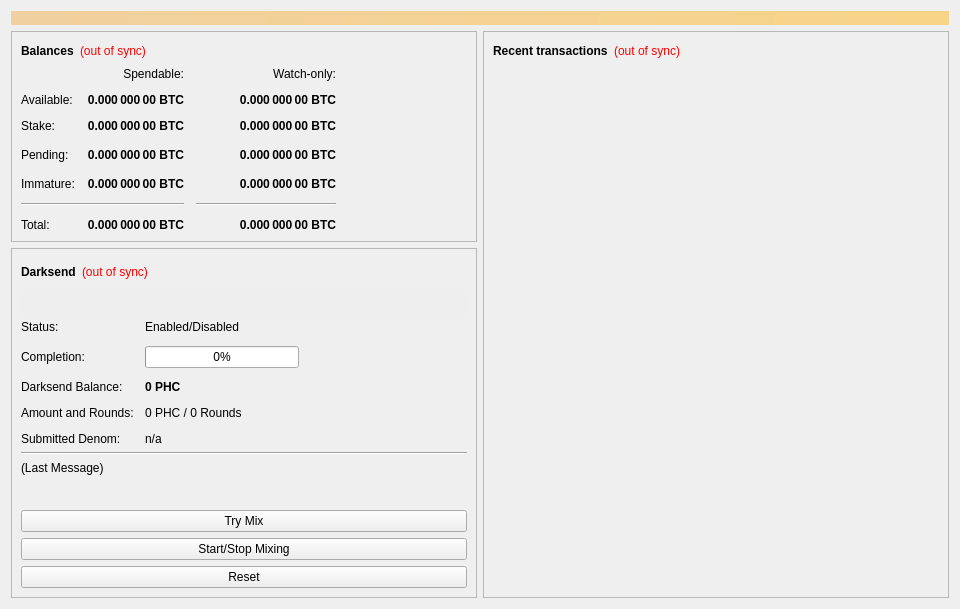
<?xml version="1.0" encoding="UTF-8"?>
<ui version="4.0">
 <class>OverviewPage</class>
 <widget class="QWidget" name="OverviewPage">
  <property name="geometry">
   <rect>
    <x>0</x>
    <y>0</y>
    <width>960</width>
    <height>594</height>
   </rect>
  </property>
  <property name="minimumSize">
   <size>
    <width>960</width>
    <height>0</height>
   </size>
  </property>
  <property name="windowTitle">
   <string>Form</string>
  </property>
  <layout class="QVBoxLayout" name="topLayout">
   <item>
    <widget class="QLabel" name="labelAlerts">
     <property name="visible">
      <bool>false</bool>
     </property>
     <property name="styleSheet">
      <string notr="true">background-color: qlineargradient(x1: 0, y1: 0, x2: 1, y2: 0, stop:0 #F0D0A0, stop:1 #F8D488); color:#000000;</string>
     </property>
     <property name="wordWrap">
      <bool>true</bool>
     </property>
     <property name="margin">
      <number>3</number>
     </property>
    </widget>
   </item>
   <item>
    <layout class="QHBoxLayout" name="horizontalLayout" stretch="1,1">
     <item>
      <layout class="QVBoxLayout" name="verticalLayout_2">
       <item>
        <widget class="QFrame" name="frame">
         <property name="frameShape">
          <enum>QFrame::StyledPanel</enum>
         </property>
         <property name="frameShadow">
          <enum>QFrame::Raised</enum>
         </property>
         <layout class="QVBoxLayout" name="verticalLayout_4">
          <item>
           <layout class="QHBoxLayout" name="horizontalLayout_4">
            <item>
             <widget class="QLabel" name="label_5">
              <property name="font">
               <font>
                <weight>75</weight>
                <bold>true</bold>
               </font>
              </property>
              <property name="text">
               <string>Balances</string>
              </property>
             </widget>
            </item>
            <item>
             <widget class="QLabel" name="labelWalletStatus">
              <property name="cursor">
               <cursorShape>WhatsThisCursor</cursorShape>
              </property>
              <property name="toolTip">
               <string>The displayed information may be out of date. Your wallet automatically synchronizes with the PHC network after a connection is established, but this process has not completed yet.</string>
              </property>
              <property name="styleSheet">
               <string notr="true">QLabel { color: red; }</string>
              </property>
              <property name="text">
               <string notr="true">(out of sync)</string>
              </property>
              <property name="alignment">
               <set>Qt::AlignLeading|Qt::AlignLeft|Qt::AlignVCenter</set>
              </property>
             </widget>
            </item>
            <item>
             <spacer name="horizontalSpacer_3">
              <property name="orientation">
               <enum>Qt::Horizontal</enum>
              </property>
              <property name="sizeHint" stdset="0">
               <size>
                <width>40</width>
                <height>20</height>
               </size>
              </property>
             </spacer>
            </item>
           </layout>
          </item>
          <item>
           <layout class="QGridLayout" name="gridLayout">
            <property name="spacing">
             <number>12</number>
            </property>
            <item row="3" column="2">
             <widget class="QLabel" name="labelWatchPending">
              <property name="font">
               <font>
                <weight>75</weight>
                <bold>true</bold>
               </font>
              </property>
              <property name="cursor">
               <cursorShape>IBeamCursor</cursorShape>
              </property>
              <property name="toolTip">
               <string>Unconfirmed transactions to watch-only addresses</string>
              </property>
              <property name="text">
               <string notr="true">0.000 000 00 BTC</string>
              </property>
              <property name="alignment">
               <set>Qt::AlignRight|Qt::AlignTrailing|Qt::AlignVCenter</set>
              </property>
              <property name="textInteractionFlags">
               <set>Qt::LinksAccessibleByMouse|Qt::TextSelectableByKeyboard|Qt::TextSelectableByMouse</set>
              </property>
             </widget>
            </item>
            <item row="3" column="1">
             <widget class="QLabel" name="labelUnconfirmed">
              <property name="font">
               <font>
                <weight>75</weight>
                <bold>true</bold>
               </font>
              </property>
              <property name="cursor">
               <cursorShape>IBeamCursor</cursorShape>
              </property>
              <property name="toolTip">
               <string>Total of transactions that have yet to be confirmed, and do not yet count toward the spendable balance</string>
              </property>
              <property name="text">
               <string notr="true">0.000 000 00 BTC</string>
              </property>
              <property name="alignment">
               <set>Qt::AlignRight|Qt::AlignTrailing|Qt::AlignVCenter</set>
              </property>
              <property name="textInteractionFlags">
               <set>Qt::LinksAccessibleByMouse|Qt::TextSelectableByKeyboard|Qt::TextSelectableByMouse</set>
              </property>
             </widget>
            </item>
            <item row="4" column="2">
             <widget class="QLabel" name="labelWatchImmature">
              <property name="font">
               <font>
                <weight>75</weight>
                <bold>true</bold>
               </font>
              </property>
              <property name="cursor">
               <cursorShape>IBeamCursor</cursorShape>
              </property>
              <property name="toolTip">
               <string>Mined balance in watch-only addresses that has not yet matured</string>
              </property>
              <property name="text">
               <string notr="true">0.000 000 00 BTC</string>
              </property>
              <property name="alignment">
               <set>Qt::AlignRight|Qt::AlignTrailing|Qt::AlignVCenter</set>
              </property>
              <property name="textInteractionFlags">
               <set>Qt::LinksAccessibleByMouse|Qt::TextSelectableByKeyboard|Qt::TextSelectableByMouse</set>
              </property>
             </widget>
            </item>
            <item row="5" column="0" colspan="2">
             <widget class="Line" name="lineSpendableBalance">
              <property name="orientation">
               <enum>Qt::Horizontal</enum>
              </property>
             </widget>
            </item>
            <item row="5" column="2">
             <widget class="Line" name="lineWatchBalance">
              <property name="sizePolicy">
               <sizepolicy hsizetype="Preferred" vsizetype="Fixed">
                <horstretch>0</horstretch>
                <verstretch>0</verstretch>
               </sizepolicy>
              </property>
              <property name="minimumSize">
               <size>
                <width>140</width>
                <height>0</height>
               </size>
              </property>
              <property name="orientation">
               <enum>Qt::Horizontal</enum>
              </property>
             </widget>
            </item>
            <item row="6" column="0">
             <widget class="QLabel" name="labelTotalText">
              <property name="text">
               <string>Total:</string>
              </property>
             </widget>
            </item>
            <item row="4" column="1">
             <widget class="QLabel" name="labelImmature">
              <property name="font">
               <font>
                <weight>75</weight>
                <bold>true</bold>
               </font>
              </property>
              <property name="cursor">
               <cursorShape>IBeamCursor</cursorShape>
              </property>
              <property name="toolTip">
               <string>Mined balance that has not yet matured</string>
              </property>
              <property name="text">
               <string notr="true">0.000 000 00 BTC</string>
              </property>
              <property name="alignment">
               <set>Qt::AlignRight|Qt::AlignTrailing|Qt::AlignVCenter</set>
              </property>
              <property name="textInteractionFlags">
               <set>Qt::LinksAccessibleByMouse|Qt::TextSelectableByKeyboard|Qt::TextSelectableByMouse</set>
              </property>
             </widget>
            </item>
            <item row="3" column="3">
             <spacer name="horizontalSpacer_2">
              <property name="orientation">
               <enum>Qt::Horizontal</enum>
              </property>
              <property name="sizeHint" stdset="0">
               <size>
                <width>40</width>
                <height>20</height>
               </size>
              </property>
             </spacer>
            </item>
            <item row="4" column="0">
             <widget class="QLabel" name="labelImmatureText">
              <property name="text">
               <string>Immature:</string>
              </property>
             </widget>
            </item>
            <item row="6" column="1">
             <widget class="QLabel" name="labelTotal">
              <property name="font">
               <font>
                <weight>75</weight>
                <bold>true</bold>
               </font>
              </property>
              <property name="cursor">
               <cursorShape>IBeamCursor</cursorShape>
              </property>
              <property name="toolTip">
               <string>Your current total balance</string>
              </property>
              <property name="text">
               <string notr="true">0.000 000 00 BTC</string>
              </property>
              <property name="alignment">
               <set>Qt::AlignRight|Qt::AlignTrailing|Qt::AlignVCenter</set>
              </property>
              <property name="textInteractionFlags">
               <set>Qt::LinksAccessibleByMouse|Qt::TextSelectableByKeyboard|Qt::TextSelectableByMouse</set>
              </property>
             </widget>
            </item>
            <item row="6" column="2">
             <widget class="QLabel" name="labelWatchTotal">
              <property name="font">
               <font>
                <weight>75</weight>
                <bold>true</bold>
               </font>
              </property>
              <property name="cursor">
               <cursorShape>IBeamCursor</cursorShape>
              </property>
              <property name="toolTip">
               <string>Current total balance in watch-only addresses</string>
              </property>
              <property name="text">
               <string notr="true">0.000 000 00 BTC</string>
              </property>
              <property name="alignment">
               <set>Qt::AlignRight|Qt::AlignTrailing|Qt::AlignVCenter</set>
              </property>
              <property name="textInteractionFlags">
               <set>Qt::LinksAccessibleByMouse|Qt::TextSelectableByKeyboard|Qt::TextSelectableByMouse</set>
              </property>
             </widget>
            </item>
            <item row="0" column="2">
             <widget class="QLabel" name="labelWatchonly">
              <property name="text">
               <string>Watch-only:</string>
              </property>
              <property name="alignment">
               <set>Qt::AlignRight|Qt::AlignTrailing|Qt::AlignVCenter</set>
              </property>
             </widget>
            </item>
            <item row="1" column="0">
             <widget class="QLabel" name="labelBalanceText">
              <property name="text">
               <string>Available:</string>
              </property>
             </widget>
            </item>
            <item row="1" column="1">
             <widget class="QLabel" name="labelBalance">
              <property name="font">
               <font>
                <weight>75</weight>
                <bold>true</bold>
               </font>
              </property>
              <property name="cursor">
               <cursorShape>IBeamCursor</cursorShape>
              </property>
              <property name="toolTip">
               <string>Your current spendable balance</string>
              </property>
              <property name="text">
               <string notr="true">0.000 000 00 BTC</string>
              </property>
              <property name="alignment">
               <set>Qt::AlignRight|Qt::AlignTrailing|Qt::AlignVCenter</set>
              </property>
              <property name="textInteractionFlags">
               <set>Qt::LinksAccessibleByMouse|Qt::TextSelectableByKeyboard|Qt::TextSelectableByMouse</set>
              </property>
             </widget>
            </item>
            <item row="2" column="0">
             <widget class="QLabel" name="label_10">
              <property name="text">
               <string>Stake:</string>
              </property>
             </widget>
            </item>
            <item row="2" column="1">
             <widget class="QLabel" name="labelStake">
              <property name="font">
               <font>
                <weight>75</weight>
                <bold>true</bold>
               </font>
              </property>
              <property name="cursor">
               <cursorShape>IBeamCursor</cursorShape>
              </property>
              <property name="toolTip">
               <string>Total of coins that was staked, and do not yet count toward the current balance</string>
              </property>
              <property name="text">
               <string notr="true">0.000 000 00 BTC</string>
              </property>
              <property name="alignment">
               <set>Qt::AlignRight|Qt::AlignTrailing|Qt::AlignVCenter</set>
              </property>
              <property name="textInteractionFlags">
               <set>Qt::LinksAccessibleByMouse|Qt::TextSelectableByKeyboard|Qt::TextSelectableByMouse</set>
              </property>
             </widget>
            </item>
            <item row="2" column="2">
             <widget class="QLabel" name="labelWatchStake">
              <property name="font">
               <font>
                <weight>75</weight>
                <bold>true</bold>
               </font>
              </property>
              <property name="cursor">
               <cursorShape>IBeamCursor</cursorShape>
              </property>
              <property name="toolTip">
               <string>Total of coins that was staked in watch-only addresses, and do not yet count toward the current watch-only balance</string>
              </property>
              <property name="text">
               <string notr="true">0.000 000 00 BTC</string>
              </property>
              <property name="alignment">
               <set>Qt::AlignRight|Qt::AlignTrailing|Qt::AlignVCenter</set>
              </property>
              <property name="textInteractionFlags">
               <set>Qt::LinksAccessibleByMouse|Qt::TextSelectableByKeyboard|Qt::TextSelectableByMouse</set>
              </property>
             </widget>
            </item>
            <item row="1" column="2">
             <widget class="QLabel" name="labelWatchAvailable">
              <property name="font">
               <font>
                <weight>75</weight>
                <bold>true</bold>
               </font>
              </property>
              <property name="cursor">
               <cursorShape>IBeamCursor</cursorShape>
              </property>
              <property name="toolTip">
               <string>Your current balance in watch-only addresses</string>
              </property>
              <property name="text">
               <string notr="true">0.000 000 00 BTC</string>
              </property>
              <property name="alignment">
               <set>Qt::AlignRight|Qt::AlignTrailing|Qt::AlignVCenter</set>
              </property>
              <property name="textInteractionFlags">
               <set>Qt::LinksAccessibleByMouse|Qt::TextSelectableByKeyboard|Qt::TextSelectableByMouse</set>
              </property>
             </widget>
            </item>
            <item row="3" column="0">
             <widget class="QLabel" name="labelPendingText">
              <property name="text">
               <string>Pending:</string>
              </property>
             </widget>
            </item>
            <item row="0" column="1">
             <widget class="QLabel" name="labelSpendable">
              <property name="text">
               <string>Spendable:</string>
              </property>
              <property name="alignment">
               <set>Qt::AlignRight|Qt::AlignTrailing|Qt::AlignVCenter</set>
              </property>
             </widget>
            </item>
           </layout>
          </item>
         </layout>
        </widget>
       </item>
       <item>
        <widget class="QFrame" name="frameDarksend">
         <property name="sizePolicy">
          <sizepolicy hsizetype="Expanding" vsizetype="Expanding">
           <horstretch>0</horstretch>
           <verstretch>0</verstretch>
          </sizepolicy>
         </property>
         <property name="minimumSize">
          <size>
           <width>0</width>
           <height>350</height>
          </size>
         </property>
         <property name="layoutDirection">
          <enum>Qt::LeftToRight</enum>
         </property>
         <property name="frameShape">
          <enum>QFrame::StyledPanel</enum>
         </property>
         <property name="frameShadow">
          <enum>QFrame::Raised</enum>
         </property>
         <layout class="QVBoxLayout" name="verticalLayout_5">
          <item>
           <layout class="QHBoxLayout" name="horizontalLayout_5">
            <item>
             <widget class="QLabel" name="label_2">
              <property name="font">
               <font>
                <weight>75</weight>
                <bold>true</bold>
               </font>
              </property>
              <property name="text">
               <string>Darksend</string>
              </property>
             </widget>
            </item>
            <item>
             <widget class="QLabel" name="labelDarksendSyncStatus">
              <property name="toolTip">
               <string>The displayed information may be out of date. Your wallet automatically synchronizes with the PHC network after a connection is established, but this process has not completed yet.</string>
              </property>
              <property name="styleSheet">
               <string notr="true">QLabel { color: red; }</string>
              </property>
              <property name="text">
               <string notr="true">(out of sync)</string>
              </property>
              <property name="alignment">
               <set>Qt::AlignLeading|Qt::AlignLeft|Qt::AlignVCenter</set>
              </property>
             </widget>
            </item>
            <item>
             <spacer name="horizontalSpacer_4">
              <property name="orientation">
               <enum>Qt::Horizontal</enum>
              </property>
              <property name="sizeHint" stdset="0">
               <size>
                <width>40</width>
                <height>20</height>
               </size>
              </property>
             </spacer>
            </item>
           </layout>
          </item>
          <item>
           <widget class="QPushButton" name="runAutoDenom">
            <property name="palette">
             <palette>
              <active>
               <colorrole role="WindowText">
                <brush brushstyle="SolidPattern">
                 <color alpha="255">
                  <red>0</red>
                  <green>0</green>
                  <blue>0</blue>
                 </color>
                </brush>
               </colorrole>
               <colorrole role="Button">
                <brush brushstyle="SolidPattern">
                 <color alpha="255">
                  <red>239</red>
                  <green>238</green>
                  <blue>238</blue>
                 </color>
                </brush>
               </colorrole>
               <colorrole role="Light">
                <brush brushstyle="SolidPattern">
                 <color alpha="255">
                  <red>255</red>
                  <green>255</green>
                  <blue>255</blue>
                 </color>
                </brush>
               </colorrole>
               <colorrole role="Midlight">
                <brush brushstyle="SolidPattern">
                 <color alpha="255">
                  <red>247</red>
                  <green>246</green>
                  <blue>246</blue>
                 </color>
                </brush>
               </colorrole>
               <colorrole role="Dark">
                <brush brushstyle="SolidPattern">
                 <color alpha="255">
                  <red>119</red>
                  <green>119</green>
                  <blue>119</blue>
                 </color>
                </brush>
               </colorrole>
               <colorrole role="Mid">
                <brush brushstyle="SolidPattern">
                 <color alpha="255">
                  <red>159</red>
                  <green>159</green>
                  <blue>159</blue>
                 </color>
                </brush>
               </colorrole>
               <colorrole role="Text">
                <brush brushstyle="SolidPattern">
                 <color alpha="255">
                  <red>0</red>
                  <green>0</green>
                  <blue>0</blue>
                 </color>
                </brush>
               </colorrole>
               <colorrole role="BrightText">
                <brush brushstyle="SolidPattern">
                 <color alpha="255">
                  <red>255</red>
                  <green>255</green>
                  <blue>255</blue>
                 </color>
                </brush>
               </colorrole>
               <colorrole role="ButtonText">
                <brush brushstyle="SolidPattern">
                 <color alpha="255">
                  <red>0</red>
                  <green>0</green>
                  <blue>0</blue>
                 </color>
                </brush>
               </colorrole>
               <colorrole role="Base">
                <brush brushstyle="SolidPattern">
                 <color alpha="255">
                  <red>255</red>
                  <green>255</green>
                  <blue>255</blue>
                 </color>
                </brush>
               </colorrole>
               <colorrole role="Window">
                <brush brushstyle="SolidPattern">
                 <color alpha="255">
                  <red>239</red>
                  <green>238</green>
                  <blue>238</blue>
                 </color>
                </brush>
               </colorrole>
               <colorrole role="Shadow">
                <brush brushstyle="SolidPattern">
                 <color alpha="255">
                  <red>0</red>
                  <green>0</green>
                  <blue>0</blue>
                 </color>
                </brush>
               </colorrole>
               <colorrole role="AlternateBase">
                <brush brushstyle="SolidPattern">
                 <color alpha="255">
                  <red>247</red>
                  <green>246</green>
                  <blue>246</blue>
                 </color>
                </brush>
               </colorrole>
               <colorrole role="ToolTipBase">
                <brush brushstyle="SolidPattern">
                 <color alpha="255">
                  <red>255</red>
                  <green>255</green>
                  <blue>220</blue>
                 </color>
                </brush>
               </colorrole>
               <colorrole role="ToolTipText">
                <brush brushstyle="SolidPattern">
                 <color alpha="255">
                  <red>0</red>
                  <green>0</green>
                  <blue>0</blue>
                 </color>
                </brush>
               </colorrole>
              </active>
              <inactive>
               <colorrole role="WindowText">
                <brush brushstyle="SolidPattern">
                 <color alpha="255">
                  <red>0</red>
                  <green>0</green>
                  <blue>0</blue>
                 </color>
                </brush>
               </colorrole>
               <colorrole role="Button">
                <brush brushstyle="SolidPattern">
                 <color alpha="255">
                  <red>239</red>
                  <green>238</green>
                  <blue>238</blue>
                 </color>
                </brush>
               </colorrole>
               <colorrole role="Light">
                <brush brushstyle="SolidPattern">
                 <color alpha="255">
                  <red>255</red>
                  <green>255</green>
                  <blue>255</blue>
                 </color>
                </brush>
               </colorrole>
               <colorrole role="Midlight">
                <brush brushstyle="SolidPattern">
                 <color alpha="255">
                  <red>247</red>
                  <green>246</green>
                  <blue>246</blue>
                 </color>
                </brush>
               </colorrole>
               <colorrole role="Dark">
                <brush brushstyle="SolidPattern">
                 <color alpha="255">
                  <red>119</red>
                  <green>119</green>
                  <blue>119</blue>
                 </color>
                </brush>
               </colorrole>
               <colorrole role="Mid">
                <brush brushstyle="SolidPattern">
                 <color alpha="255">
                  <red>159</red>
                  <green>159</green>
                  <blue>159</blue>
                 </color>
                </brush>
               </colorrole>
               <colorrole role="Text">
                <brush brushstyle="SolidPattern">
                 <color alpha="255">
                  <red>0</red>
                  <green>0</green>
                  <blue>0</blue>
                 </color>
                </brush>
               </colorrole>
               <colorrole role="BrightText">
                <brush brushstyle="SolidPattern">
                 <color alpha="255">
                  <red>255</red>
                  <green>255</green>
                  <blue>255</blue>
                 </color>
                </brush>
               </colorrole>
               <colorrole role="ButtonText">
                <brush brushstyle="SolidPattern">
                 <color alpha="255">
                  <red>0</red>
                  <green>0</green>
                  <blue>0</blue>
                 </color>
                </brush>
               </colorrole>
               <colorrole role="Base">
                <brush brushstyle="SolidPattern">
                 <color alpha="255">
                  <red>255</red>
                  <green>255</green>
                  <blue>255</blue>
                 </color>
                </brush>
               </colorrole>
               <colorrole role="Window">
                <brush brushstyle="SolidPattern">
                 <color alpha="255">
                  <red>239</red>
                  <green>238</green>
                  <blue>238</blue>
                 </color>
                </brush>
               </colorrole>
               <colorrole role="Shadow">
                <brush brushstyle="SolidPattern">
                 <color alpha="255">
                  <red>0</red>
                  <green>0</green>
                  <blue>0</blue>
                 </color>
                </brush>
               </colorrole>
               <colorrole role="AlternateBase">
                <brush brushstyle="SolidPattern">
                 <color alpha="255">
                  <red>247</red>
                  <green>246</green>
                  <blue>246</blue>
                 </color>
                </brush>
               </colorrole>
               <colorrole role="ToolTipBase">
                <brush brushstyle="SolidPattern">
                 <color alpha="255">
                  <red>255</red>
                  <green>255</green>
                  <blue>220</blue>
                 </color>
                </brush>
               </colorrole>
               <colorrole role="ToolTipText">
                <brush brushstyle="SolidPattern">
                 <color alpha="255">
                  <red>0</red>
                  <green>0</green>
                  <blue>0</blue>
                 </color>
                </brush>
               </colorrole>
              </inactive>
              <disabled>
               <colorrole role="WindowText">
                <brush brushstyle="SolidPattern">
                 <color alpha="255">
                  <red>119</red>
                  <green>119</green>
                  <blue>119</blue>
                 </color>
                </brush>
               </colorrole>
               <colorrole role="Button">
                <brush brushstyle="SolidPattern">
                 <color alpha="255">
                  <red>239</red>
                  <green>238</green>
                  <blue>238</blue>
                 </color>
                </brush>
               </colorrole>
               <colorrole role="Light">
                <brush brushstyle="SolidPattern">
                 <color alpha="255">
                  <red>255</red>
                  <green>255</green>
                  <blue>255</blue>
                 </color>
                </brush>
               </colorrole>
               <colorrole role="Midlight">
                <brush brushstyle="SolidPattern">
                 <color alpha="255">
                  <red>247</red>
                  <green>246</green>
                  <blue>246</blue>
                 </color>
                </brush>
               </colorrole>
               <colorrole role="Dark">
                <brush brushstyle="SolidPattern">
                 <color alpha="255">
                  <red>119</red>
                  <green>119</green>
                  <blue>119</blue>
                 </color>
                </brush>
               </colorrole>
               <colorrole role="Mid">
                <brush brushstyle="SolidPattern">
                 <color alpha="255">
                  <red>159</red>
                  <green>159</green>
                  <blue>159</blue>
                 </color>
                </brush>
               </colorrole>
               <colorrole role="Text">
                <brush brushstyle="SolidPattern">
                 <color alpha="255">
                  <red>119</red>
                  <green>119</green>
                  <blue>119</blue>
                 </color>
                </brush>
               </colorrole>
               <colorrole role="BrightText">
                <brush brushstyle="SolidPattern">
                 <color alpha="255">
                  <red>255</red>
                  <green>255</green>
                  <blue>255</blue>
                 </color>
                </brush>
               </colorrole>
               <colorrole role="ButtonText">
                <brush brushstyle="SolidPattern">
                 <color alpha="255">
                  <red>119</red>
                  <green>119</green>
                  <blue>119</blue>
                 </color>
                </brush>
               </colorrole>
               <colorrole role="Base">
                <brush brushstyle="SolidPattern">
                 <color alpha="255">
                  <red>239</red>
                  <green>238</green>
                  <blue>238</blue>
                 </color>
                </brush>
               </colorrole>
               <colorrole role="Window">
                <brush brushstyle="SolidPattern">
                 <color alpha="255">
                  <red>239</red>
                  <green>238</green>
                  <blue>238</blue>
                 </color>
                </brush>
               </colorrole>
               <colorrole role="Shadow">
                <brush brushstyle="SolidPattern">
                 <color alpha="255">
                  <red>0</red>
                  <green>0</green>
                  <blue>0</blue>
                 </color>
                </brush>
               </colorrole>
               <colorrole role="AlternateBase">
                <brush brushstyle="SolidPattern">
                 <color alpha="255">
                  <red>239</red>
                  <green>238</green>
                  <blue>238</blue>
                 </color>
                </brush>
               </colorrole>
               <colorrole role="ToolTipBase">
                <brush brushstyle="SolidPattern">
                 <color alpha="255">
                  <red>255</red>
                  <green>255</green>
                  <blue>220</blue>
                 </color>
                </brush>
               </colorrole>
               <colorrole role="ToolTipText">
                <brush brushstyle="SolidPattern">
                 <color alpha="255">
                  <red>0</red>
                  <green>0</green>
                  <blue>0</blue>
                 </color>
                </brush>
               </colorrole>
              </disabled>
             </palette>
            </property>
            <property name="focusPolicy">
             <enum>Qt::NoFocus</enum>
            </property>
            <property name="autoFillBackground">
             <bool>true</bool>
            </property>
            <property name="text">
             <string/>
            </property>
            <property name="flat">
             <bool>true</bool>
            </property>
           </widget>
          </item>
          <item>
           <layout class="QFormLayout" name="formLayout">
            <property name="fieldGrowthPolicy">
             <enum>QFormLayout::AllNonFixedFieldsGrow</enum>
            </property>
            <property name="horizontalSpacing">
             <number>11</number>
            </property>
            <property name="verticalSpacing">
             <number>12</number>
            </property>
            <item row="0" column="0">
             <widget class="QLabel" name="label_6">
              <property name="text">
               <string>Status:</string>
              </property>
             </widget>
            </item>
            <item row="1" column="0">
             <widget class="QLabel" name="label_7">
              <property name="text">
               <string>Completion:</string>
              </property>
             </widget>
            </item>
            <item row="1" column="1">
             <widget class="QProgressBar" name="darksendProgress">
              <property name="maximumSize">
               <size>
                <width>154</width>
                <height>16777215</height>
               </size>
              </property>
              <property name="value">
               <number>0</number>
              </property>
             </widget>
            </item>
            <item row="3" column="0">
             <widget class="QLabel" name="labelAnonymizedText">
              <property name="text">
               <string>Darksend Balance:</string>
              </property>
             </widget>
            </item>
            <item row="3" column="1">
             <widget class="QLabel" name="labelAnonymized">
              <property name="font">
               <font>
                <weight>75</weight>
                <bold>true</bold>
               </font>
              </property>
              <property name="text">
               <string notr="true">0 PHC</string>
              </property>
             </widget>
            </item>
            <item row="4" column="0">
             <widget class="QLabel" name="label_8">
              <property name="text">
               <string>Amount and Rounds:</string>
              </property>
             </widget>
            </item>
            <item row="4" column="1">
             <widget class="QLabel" name="labelAmountRounds">
              <property name="text">
               <string>0 PHC / 0 Rounds</string>
              </property>
             </widget>
            </item>
            <item row="5" column="0">
             <widget class="QLabel" name="label_9">
              <property name="text">
               <string>Submitted Denom:</string>
              </property>
             </widget>
            </item>
            <item row="5" column="1">
             <widget class="QLabel" name="labelSubmittedDenom">
              <property name="toolTip">
               <string>The denominations you submitted to the Masternode.&lt;br&gt;To mix, other users must submit the exact same denominations.</string>
              </property>
              <property name="text">
               <string>n/a</string>
              </property>
             </widget>
            </item>
            <item row="0" column="1">
             <widget class="QLabel" name="darksendEnabled">
              <property name="text">
               <string>Enabled/Disabled</string>
              </property>
             </widget>
            </item>
           </layout>
          </item>
          <item>
           <widget class="Line" name="lineLastMessage">
            <property name="orientation">
             <enum>Qt::Horizontal</enum>
            </property>
           </widget>
          </item>
          <item>
           <widget class="QLabel" name="darksendStatus">
            <property name="minimumSize">
             <size>
              <width>288</width>
              <height>43</height>
             </size>
            </property>
            <property name="text">
             <string>(Last Message)</string>
            </property>
            <property name="alignment">
             <set>Qt::AlignLeading|Qt::AlignLeft|Qt::AlignTop</set>
            </property>
            <property name="wordWrap">
             <bool>true</bool>
            </property>
           </widget>
          </item>
          <item>
           <widget class="QPushButton" name="darksendAuto">
            <property name="sizePolicy">
             <sizepolicy hsizetype="MinimumExpanding" vsizetype="Fixed">
              <horstretch>0</horstretch>
              <verstretch>0</verstretch>
             </sizepolicy>
            </property>
            <property name="toolTip">
             <string>Try to manually submit a Darksend request.</string>
            </property>
            <property name="text">
             <string>Try Mix</string>
            </property>
           </widget>
          </item>
          <item>
           <widget class="QPushButton" name="toggleDarksend">
            <property name="sizePolicy">
             <sizepolicy hsizetype="MinimumExpanding" vsizetype="Fixed">
              <horstretch>0</horstretch>
              <verstretch>0</verstretch>
             </sizepolicy>
            </property>
            <property name="text">
             <string>Start/Stop Mixing</string>
            </property>
           </widget>
          </item>
          <item>
           <widget class="QPushButton" name="darksendReset">
            <property name="sizePolicy">
             <sizepolicy hsizetype="MinimumExpanding" vsizetype="Fixed">
              <horstretch>0</horstretch>
              <verstretch>0</verstretch>
             </sizepolicy>
            </property>
            <property name="toolTip">
             <string>Reset the current status of Darksend (can interrupt Darksend if it's in the process of Mixing, which can cost you money!)</string>
            </property>
            <property name="autoFillBackground">
             <bool>false</bool>
            </property>
            <property name="text">
             <string>Reset</string>
            </property>
           </widget>
          </item>
         </layout>
        </widget>
       </item>
       <item>
        <spacer name="verticalSpacer">
         <property name="orientation">
          <enum>Qt::Vertical</enum>
         </property>
         <property name="sizeHint" stdset="0">
          <size>
           <width>20</width>
           <height>40</height>
          </size>
         </property>
        </spacer>
       </item>
      </layout>
     </item>
     <item>
      <layout class="QVBoxLayout" name="verticalLayout_3">
       <item>
        <widget class="QFrame" name="frame_2">
         <property name="frameShape">
          <enum>QFrame::StyledPanel</enum>
         </property>
         <property name="frameShadow">
          <enum>QFrame::Raised</enum>
         </property>
         <layout class="QVBoxLayout" name="verticalLayout">
          <item>
           <layout class="QHBoxLayout" name="horizontalLayout_2">
            <item>
             <widget class="QLabel" name="label_4">
              <property name="font">
               <font>
                <weight>75</weight>
                <bold>true</bold>
               </font>
              </property>
              <property name="text">
               <string>Recent transactions</string>
              </property>
             </widget>
            </item>
            <item>
             <widget class="QLabel" name="labelTransactionsStatus">
              <property name="cursor">
               <cursorShape>WhatsThisCursor</cursorShape>
              </property>
              <property name="toolTip">
               <string>The displayed information may be out of date. Your wallet automatically synchronizes with the PHC network after a connection is established, but this process has not completed yet.</string>
              </property>
              <property name="styleSheet">
               <string notr="true">QLabel { color: red; }</string>
              </property>
              <property name="text">
               <string notr="true">(out of sync)</string>
              </property>
              <property name="alignment">
               <set>Qt::AlignRight|Qt::AlignTrailing|Qt::AlignVCenter</set>
              </property>
             </widget>
            </item>
            <item>
             <spacer name="horizontalSpacer">
              <property name="orientation">
               <enum>Qt::Horizontal</enum>
              </property>
              <property name="sizeHint" stdset="0">
               <size>
                <width>40</width>
                <height>20</height>
               </size>
              </property>
             </spacer>
            </item>
           </layout>
          </item>
          <item>
           <widget class="QListView" name="listTransactions">
            <property name="styleSheet">
             <string notr="true">QListView { background: transparent; }</string>
            </property>
            <property name="frameShape">
             <enum>QFrame::NoFrame</enum>
            </property>
            <property name="verticalScrollBarPolicy">
             <enum>Qt::ScrollBarAlwaysOff</enum>
            </property>
            <property name="horizontalScrollBarPolicy">
             <enum>Qt::ScrollBarAlwaysOff</enum>
            </property>
            <property name="selectionMode">
             <enum>QAbstractItemView::NoSelection</enum>
            </property>
           </widget>
          </item>
         </layout>
        </widget>
       </item>
      </layout>
     </item>
    </layout>
   </item>
  </layout>
 </widget>
 <resources/>
 <connections/>
</ui>
